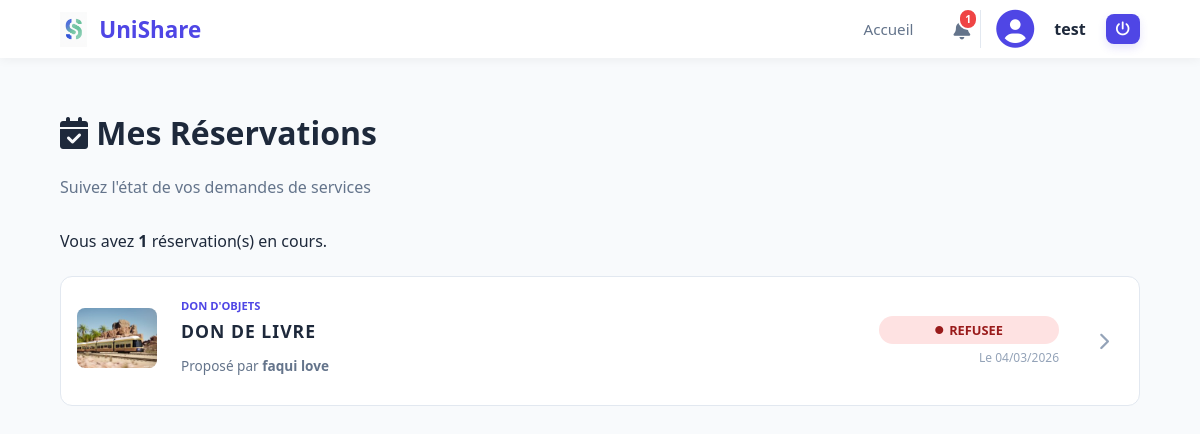
Screenshot of /services/mes-reservations/ (signed in) with the database file from the repository.
### UniShare/models.py (models this page shows, shortened)
class Reservation(models.Model):
    class StatutReservation(models.TextChoices):
        EN_ATTENTE = "ATT", "En attente"
        ACCEPTEE = "ACC", "Acceptee"
        VALIDEE = "VAL", "Validee"
        REFUSEE = "REF", "Refusee"
    id_reservation = models.AutoField(primary_key=True)
    statut = models.fields.CharField(max_length=3, choices=StatutReservation.choices, default=StatutReservation.EN_ATTENTE)
    date_creation = models.fields.DateTimeField(auto_now_add=True)
    service = models.ForeignKey(Service, on_delete=models.CASCADE, related_name="reservations")
    demandeur = models.ForeignKey(Etudiant, on_delete=models.CASCADE, related_name="reservations")

class Annonce(models.Model):
    class Visibilite(models.TextChoices):
        PROMO = "PROMO", "Promo"
        ECOLE = "ECOLE", "Ecole"
        PUBLIC = "PUBLIC", "Public"
    class Categorie(models.TextChoices):
        JOB = "JOB", "Job/Stage/Alternance"
        BONPLAN = "BONPLAN", "Bon plan"
        EVENEMENT = "EVENT", "Evenement"
        AUTRE = "AUTRE", "Autre"
    id_annonce = models.AutoField(primary_key=True)
    titre = models.fields.CharField(max_length=120)
    description = models.fields.TextField()
    categorie = models.fields.CharField(max_length=10, choices=Categorie.choices, default=Categorie.AUTRE)
    visibilite = models.fields.CharField(max_length=6, choices=Visibilite.choices, default=Visibilite.PUBLIC)
    date_creation = models.fields.DateTimeField(auto_now_add=True)
    date_expiration = models.DateTimeField(null=True, blank=True)
    auteur = models.ForeignKey(Etudiant, on_delete=models.CASCADE, related_name="annonces")
    photo = models.ImageField(upload_to="photos/annonces/", blank=True, null=True)

class Service(Annonce):
    class StatutService(models.TextChoices):
        DISPONIBLE = "DISPO", "Disponible"
        RESERVE = "RES", "Reserve"
    class TypeService(models.TextChoices):
        TUTORAT = "TUTORAT", "Tutorat"
        COVOIT = "COVOIT", "Covoiturage"
        DON = "DON", "Don d'objets"
        AUTRE = "AUTRE", "Autre"
    id_service = models.AutoField(primary_key=True)
    type_service = models.CharField(max_length=10,choices=TypeService.choices,default=TypeService.AUTRE)
    statut = models.fields.CharField(max_length=5, choices=StatutService.choices, default=StatutService.DISPONIBLE)
    lieu_rencontre = models.fields.CharField(max_length=120, blank=True, null=True)
    date_rencontre = models.DateTimeField(null=True, blank=True)

class Annonce(models.Model):
    class Visibilite(models.TextChoices):
        PROMO = "PROMO", "Promo"
        ECOLE = "ECOLE", "Ecole"
        PUBLIC = "PUBLIC", "Public"
    class Categorie(models.TextChoices):
        JOB = "JOB", "Job/Stage/Alternance"
        BONPLAN = "BONPLAN", "Bon plan"
        EVENEMENT = "EVENT", "Evenement"
        AUTRE = "AUTRE", "Autre"
    id_annonce = models.AutoField(primary_key=True)
    titre = models.fields.CharField(max_length=120)
    description = models.fields.TextField()
    categorie = models.fields.CharField(max_length=10, choices=Categorie.choices, default=Categorie.AUTRE)
    visibilite = models.fields.CharField(max_length=6, choices=Visibilite.choices, default=Visibilite.PUBLIC)
    date_creation = models.fields.DateTimeField(auto_now_add=True)
    date_expiration = models.DateTimeField(null=True, blank=True)
    auteur = models.ForeignKey(Etudiant, on_delete=models.CASCADE, related_name="annonces")
    photo = models.ImageField(upload_to="photos/annonces/", blank=True, null=True)

class Utilisateur(models.Model):
    class Role(models.TextChoices):
        ETUDIANT = "ETU", "Etudiant"
        ANCIEN = "ANC", "Ancien"
        ADMIN = "ADM", "Administrateur"
    nom = models.fields.CharField(max_length=100)
    prenom = models.fields.CharField(max_length=100)
    email = models.fields.EmailField(unique=True)
    mot_de_passe = models.fields.CharField(max_length=128)  # hashé idéalement
    role = models.fields.CharField(max_length=3, choices=Role.choices, default=Role.ETUDIANT)
    photo = models.ImageField(upload_to="photos/utilisateurs/", blank=True, null=True)
    demande_suppression_en_cours = models.BooleanField(default=False)
    date_demande_suppression = models.DateTimeField(null=True, blank=True)

### UniShare/views.py (the view)
# urls.py: path("services/mes-reservations/", views.mesReservations, name="mesReservations"),
def mesReservations(request):
    if 'user_id' not in request.session:
        return HttpResponseRedirect(reverse("connexion"))
    user_id = request.session['user_id']
    etudiant = Etudiant.objects.get(id=user_id)
    reservations = Reservation.objects.filter(demandeur=etudiant)
    return render(request, "UniShare/Reservation/mesReservations.html", {
        "lesreservations": reservations
    })

### UniShare/utils.py (called while the page is built)
def global_notifications(request):
    nb_notif = 0
    if request.session.get('user_id'):
        try:
            etudiant = Etudiant.objects.get(id=request.session['user_id'])
            notifications = Notification.objects.filter(auteur=etudiant, lu=False).order_by('-date')
            nb_notif = notifications.count()
        except Etudiant.DoesNotExist:
            nb_notif = 0
    return {
        'nb_notif': nb_notif
    }

### UniShare/templates/UniShare/Reservation/mesReservations.html
{% extends "UniShare/base.html" %}
{% load static %}
{% block content %}
<main class="dashboard-page">
    <div class="page-header">
        <div class="header-titles">
            <h1><i class="fas fa-calendar-check"></i> Mes Réservations</h1>
            <p class="subtitle">Suivez l'état de vos demandes de services</p>
        </div>
    </div>
    {% if erreur %}
        <div class="alert error"><i class="fas fa-exclamation-circle"></i> {{ erreur }}</div>
    {% else %}
        <section class="reservations-tracker">
            <p class="count-intro">Vous avez <strong>{{ lesreservations|length }}</strong> réservation(s) en cours.</p>
            {% if lesreservations %}
                <div class="tracker-list">
                    {% for reservation in lesreservations %}
                        <div class="tracker-card">
                            <div class="tracker-img">
                                {% if reservation.service.photo %}
                                    <img src="{{ reservation.service.photo.url }}" alt="Service">
                                {% else %}
                                    <div class="mini-placeholder"><i class="fas fa-handshake"></i></div>
                                {% endif %}
                            </div>
                            <div class="tracker-info">
                                <span class="service-type-tag">{{ reservation.service.get_type_service_display }}</span>
                                <h3><a href="{% url 'serviceDetail' reservation.service.id_service %}">{{ reservation.service.titre }}</a></h3>
                                <p class="service-owner">
                                    Proposé par <strong>{{ reservation.service.auteur.prenom }} {{ reservation.service.auteur.nom }}</strong>
                                </p>
                            </div>
                            <div class="tracker-status">
                                <span class="status-pill {{ reservation.statut|lower }}">
                                    <i class="fas fa-circle"></i> {{ reservation.get_statut_display }}
                                </span>
                                <span class="res-date">Le {{ reservation.date_creation|date:"d/m/Y" }}</span>
                            </div>
                            <div class="tracker-action">
                                <a href="{% url 'detailReservation' reservation.id_reservation %}" class="btn-icon" title="Voir le détail">
                                    <i class="fas fa-chevron-right"></i>
                                </a>
                            </div>
                        </div>
                    {% endfor %}
                </div>
            {% else %}
                <div class="empty-state">
                    <div class="empty-icon"><i class="fas fa-calendar-times"></i></div>
                    <p>Vous n'avez effectué aucune réservation pour le moment.</p>
                    <a href="{% url 'listeServices' %}" class="btn-nav primary">Parcourir les services</a>
                </div>
            {% endif %}
        </section>
    {% endif %}
</main>
{% endblock %}

### UniShare/static/css/style.css (style rules this page uses)
:root { --primary: #4F46E5; --secondary: #10B981; --text: #1E293B; --white: #ffffff; }
body { margin: 0; font-family: 'Segoe UI', sans-serif; background: #f8fafc; height: 100vh; color: var(--text); }
h3 { font-size: 1rem; color: #94a3b8; text-transform: uppercase; letter-spacing: 1px; margin-bottom: 1rem; }
.page-header { display: flex; justify-content: space-between; align-items: center; margin-bottom: 15px; }
.subtitle { color: #64748b; font-size: 1rem; }
.dashboard-page { padding: 2rem 5%; max-width: 1200px; margin: 0 auto; }
.status-pill { padding: 4px 10px; border-radius: 6px; font-size: 0.75rem; font-weight: 800; text-transform: uppercase; }
.btn-icon { color: #94a3b8; font-size: 1.1rem; margin-left: 15px; transition: 0.3s; }
.tracker-list { display: flex; flex-direction: column; gap: 1rem; margin-top: 1.5rem; }
.tracker-card { background: white; border: 1px solid #e2e8f0; border-radius: 12px; padding: 1rem; display: grid; grid-template-columns: 80px 1fr 180px 40px; align-items: center; gap: 1.5rem; transition: 0.2s; }
.tracker-img img, .mini-placeholder { width: 80px; height: 60px; border-radius: 8px; object-fit: cover; }
.tracker-info h3 { font-size: 1.1rem; margin: 4px 0; }
.tracker-info h3 a { text-decoration: none; color: var(--text); }
.service-type-tag { font-size: 0.7rem; color: var(--primary); font-weight: 700; text-transform: uppercase; }
.service-owner { font-size: 0.85rem; color: #64748b; }
.tracker-status { text-align: right; display: flex; flex-direction: column; gap: 5px; }
.res-date { font-size: 0.75rem; color: #94a3b8; }
.status-pill { padding: 5px 12px; border-radius: 20px; font-size: 0.8rem; font-weight: 700; display: inline-flex; align-items: center; gap: 6px; justify-content: center; }
.status-pill i { font-size: 0.5rem; }
.status-pill.ref { background: #fee2e2; color: #991b1b; }

### rows the page displays
Reservation: service.type_service "DON D'OBJETS", service.titre "DON DE LIVRE", service.auteur.prenom "faqui", service.auteur.nom "love", statut "REFUSEE", date_creation "04/03/2026"

### other values shown
{{ nb_notif }} "1"
{{ request.session.user_prenom }} "test"
{{ lesreservations|length }} "1"
